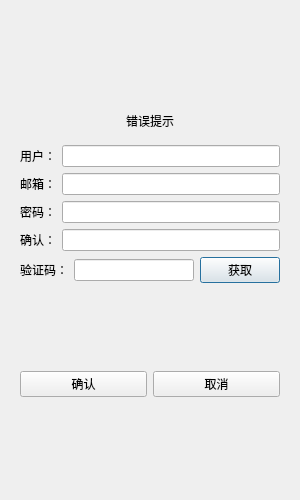
<?xml version="1.0" encoding="UTF-8"?>
<ui version="4.0">
 <class>RegisterDialog</class>
 <widget class="QDialog" name="RegisterDialog">
  <property name="geometry">
   <rect>
    <x>0</x>
    <y>0</y>
    <width>300</width>
    <height>500</height>
   </rect>
  </property>
  <property name="minimumSize">
   <size>
    <width>300</width>
    <height>500</height>
   </size>
  </property>
  <property name="windowTitle">
   <string>Dialog</string>
  </property>
  <layout class="QHBoxLayout" name="horizontalLayout">
   <item>
    <layout class="QVBoxLayout" name="verticalLayout">
     <item>
      <widget class="QStackedWidget" name="stackedWidget">
       <widget class="QWidget" name="page">
        <layout class="QVBoxLayout" name="verticalLayout_2">
         <item>
          <spacer name="verticalSpacer_3">
           <property name="orientation">
            <enum>Qt::Vertical</enum>
           </property>
           <property name="sizeHint" stdset="0">
            <size>
             <width>20</width>
             <height>40</height>
            </size>
           </property>
          </spacer>
         </item>
         <item>
          <widget class="QWidget" name="widget" native="true">
           <layout class="QVBoxLayout" name="verticalLayout_3">
            <item>
             <widget class="QLabel" name="err_tip">
              <property name="minimumSize">
               <size>
                <width>0</width>
                <height>0</height>
               </size>
              </property>
              <property name="text">
               <string>错误提示</string>
              </property>
              <property name="alignment">
               <set>Qt::AlignCenter</set>
              </property>
             </widget>
            </item>
           </layout>
          </widget>
         </item>
         <item>
          <layout class="QHBoxLayout" name="horizontalLayout_2">
           <item>
            <widget class="QLabel" name="user_label">
             <property name="text">
              <string>用户：</string>
             </property>
            </widget>
           </item>
           <item>
            <widget class="QLineEdit" name="user_edit"/>
           </item>
          </layout>
         </item>
         <item>
          <layout class="QHBoxLayout" name="horizontalLayout_3">
           <item>
            <widget class="QLabel" name="email_label">
             <property name="text">
              <string>邮箱：</string>
             </property>
            </widget>
           </item>
           <item>
            <widget class="QLineEdit" name="email_edit"/>
           </item>
          </layout>
         </item>
         <item>
          <layout class="QHBoxLayout" name="horizontalLayout_4">
           <item>
            <widget class="QLabel" name="pass_label">
             <property name="text">
              <string>密码：</string>
             </property>
            </widget>
           </item>
           <item>
            <widget class="QLineEdit" name="pass_edit"/>
           </item>
          </layout>
         </item>
         <item>
          <layout class="QHBoxLayout" name="horizontalLayout_5">
           <item>
            <widget class="QLabel" name="confirm_label">
             <property name="text">
              <string>确认：</string>
             </property>
            </widget>
           </item>
           <item>
            <widget class="QLineEdit" name="confirm_edit"/>
           </item>
          </layout>
         </item>
         <item>
          <layout class="QHBoxLayout" name="horizontalLayout_6">
           <item>
            <widget class="QLabel" name="code_label">
             <property name="text">
              <string>验证码：</string>
             </property>
            </widget>
           </item>
           <item>
            <widget class="QLineEdit" name="code_edit"/>
           </item>
           <item>
            <widget class="QPushButton" name="get_code">
             <property name="text">
              <string>获取</string>
             </property>
            </widget>
           </item>
          </layout>
         </item>
         <item>
          <spacer name="verticalSpacer">
           <property name="orientation">
            <enum>Qt::Vertical</enum>
           </property>
           <property name="sizeHint" stdset="0">
            <size>
             <width>20</width>
             <height>40</height>
            </size>
           </property>
          </spacer>
         </item>
         <item>
          <layout class="QHBoxLayout" name="horizontalLayout_7">
           <item>
            <widget class="QPushButton" name="accept_btn">
             <property name="text">
              <string>确认</string>
             </property>
            </widget>
           </item>
           <item>
            <widget class="QPushButton" name="pushButton_3">
             <property name="text">
              <string>取消</string>
             </property>
            </widget>
           </item>
          </layout>
         </item>
         <item>
          <spacer name="verticalSpacer_2">
           <property name="orientation">
            <enum>Qt::Vertical</enum>
           </property>
           <property name="sizeHint" stdset="0">
            <size>
             <width>20</width>
             <height>40</height>
            </size>
           </property>
          </spacer>
         </item>
        </layout>
       </widget>
       <widget class="QWidget" name="page_2"/>
      </widget>
     </item>
    </layout>
   </item>
  </layout>
 </widget>
 <resources/>
 <connections/>
</ui>
